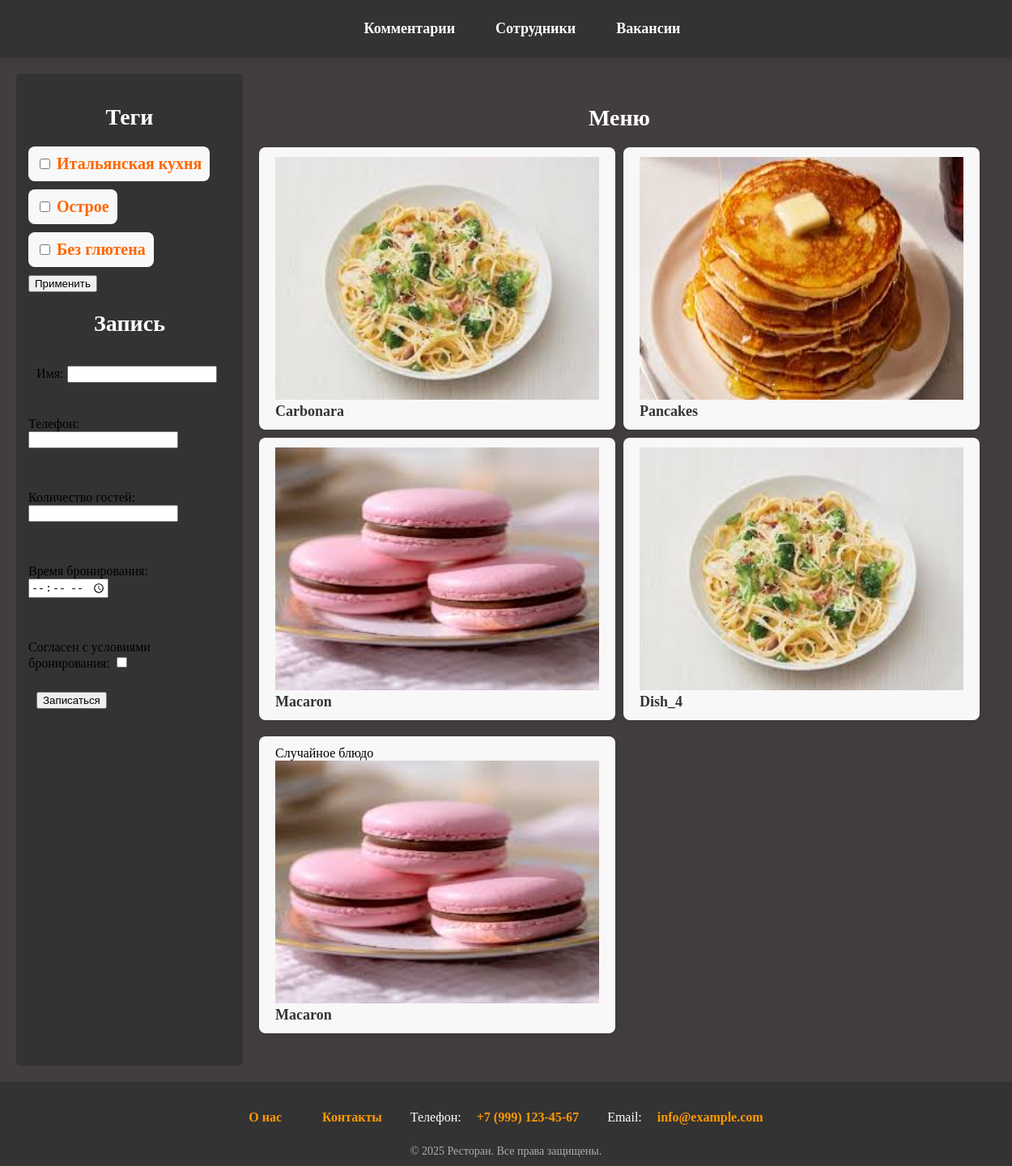
The app's page /, older data.
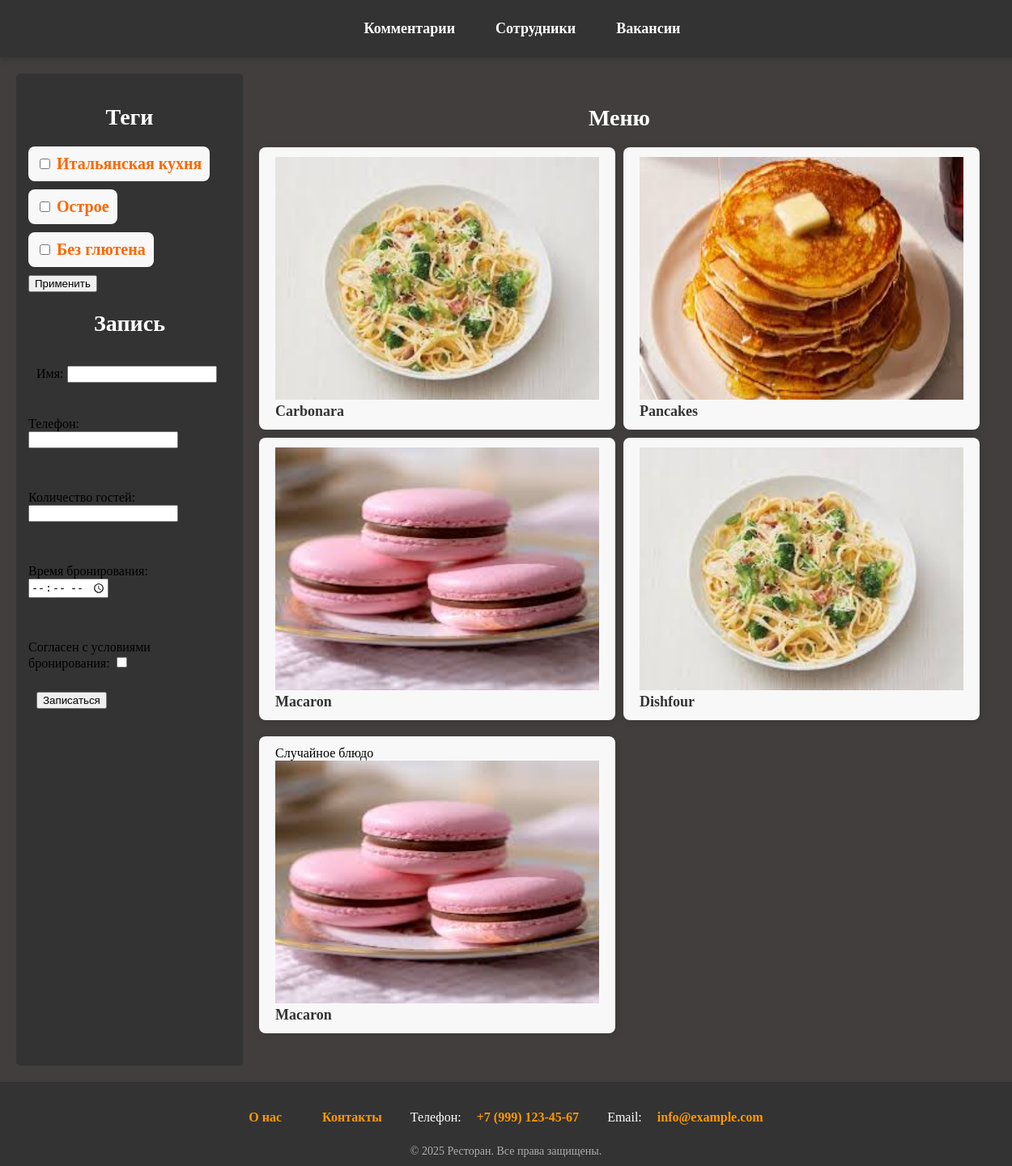
The same page, newer data.
### menu/models.py (models this page shows, shortened)
class Dish(models.Model):
    name = models.CharField(max_length=40, unique=True, verbose_name='Название')
    category = models.ForeignKey(Category, on_delete=models.CASCADE, related_name='dishes', null=True, verbose_name='Категория')
    price = models.DecimalField(max_digits=7, decimal_places=2, verbose_name='Цена')
    photo = models.ImageField(upload_to='menu/', blank=True, null=True, verbose_name='Фото')
    tags = models.ManyToManyField(Tag, related_name="dishes", blank=True)
    class Meta:
        verbose_name = "Блюдо"
        verbose_name_plural = "Блюда"

### menu/views.py (the view, shortened to what this page needs)
# urls.py: path('', views.menu, name='menu'),
def menu(request):
    tags = Tag.objects.all()
    selected_tags = request.GET.getlist('tags')
    dishes = Dish.objects.all()
    if selected_tags:
        dishes = dishes.filter(tags__name__in=selected_tags)
    form = ReservationForm()
    context = {
        'dishes': dishes,
        'tags': tags,
        'form': form
    }
    return render(request, 'menu.html', context)

### menu/converters.py (called while the page is built)
    def to_url(self, value):
        return value

### menu/templatetags/my_tags.py (called while the page is built)
@register.simple_tag
def random_dish():
    return random.choice(Dish.objects.all())

### menu/templates/menu.html (shortened to what this page needs)
{% extends "base.html" %}
{% load my_tags %}
{% load static %}
{% block content %}
    <div class="container">
        <aside class="sidebar">
            <h2 class="comments-header">Теги</h2>
            <form method="get" action="">
                {% for tag in tags %}
                    <label class="dish_detail_category">
                        <input type="checkbox" name="tags" value="{{ tag.name }}"
                            {% if tag.name in selected_tags %}checked{% endif %}>
                        {{ tag.name }}
                    </label><br>
                {% endfor %}
                <button type="submit">Применить</button>
            </form>
            <h2 class="comments-header">Запись</h2>
            <form method="post" action="">
                {% for field in form %}
                    <p>
                        <label class="form-label" for="{{ field.id_for_label }}">{{ field.label }}:</label>
                        {{ field }}
                    </p>
                {% endfor %}
                <button type="submit">Записаться</button>
            </form>
        </aside>
        <main class="content">
            <h1 class="comments-header">Меню</h1>
            <ul class="menu">
                {% for dish in dishes %}
                    <li class="dish">
                        <img width="400px" height="300px" src="{% static dish.photo %}" alt="Фото блюда"><br>
                        <a href="{% url 'dish_detail' dish.name %}">{{ dish.name|capfirst }}</a>
                    </li>
                {% endfor %}
            </ul>
            {% random_dish as rd %}
            <ul class="menu">
                <li class="dish">
                    Случайное блюдо<br>
                    <img width="400px" height="300px" src="{% static rd.photo %}" alt="Фото блюда"><br>
                    <a href="{% url 'dish_detail' rd.name %}">{{ rd.name|capfirst }}</a>
                </li>
            </ul>
        </main>
    </div>
{% endblock %}

Row changes from the older to the newer data that the page shows:
changed Dish: name "Dish_4" → "Dishfour"
